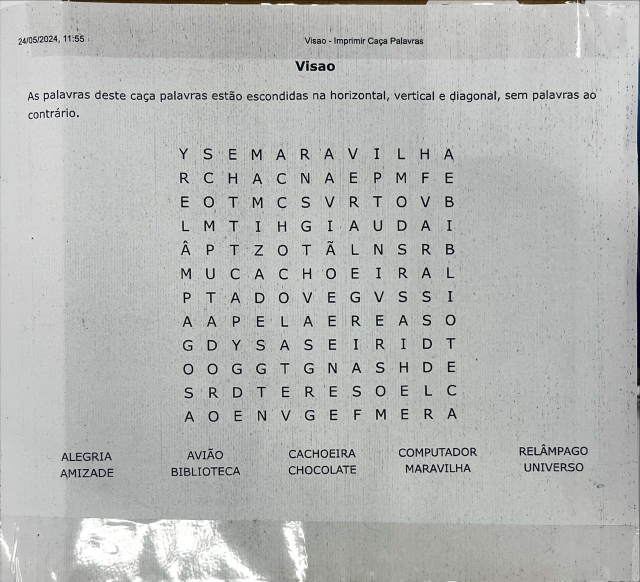
#> input picture img.jpeg, 1280 x 1163 px (shown at 1/2 size)
$ python -i teste_encontra_letras.py   (imports and definitions only)
#> lines starting #> are read from the running program, lines starting #| are printed output that depends on the picture; after the words box and inside, x2 and y2 are one past the last pixel; in counts of white or black regions, pixels touching at a corner belong together
import cv2
import pytesseract #pip install pytesseract e site para baixar a api https://tesseract-ocr.github.io/tessdoc/Installation.html
import numpy as np
import matplotlib.pyplot as plt

pytesseract.pytesseract.tesseract_cmd = r"Caminho da pasta do tesseract ate o arquivo .exe"


# Carregar a imagem usando OpenCV
#image_path = 'img.jpg'

def encontra_letras(img):
#> called with img = 'img.jpeg'
    image = cv2.imread(img)
#> image is the input picture: shape (1163, 1280, 3); mean B, G, R 181.7, 183.3, 180.6

    imagem_saida=image[250:860, 300:1000]
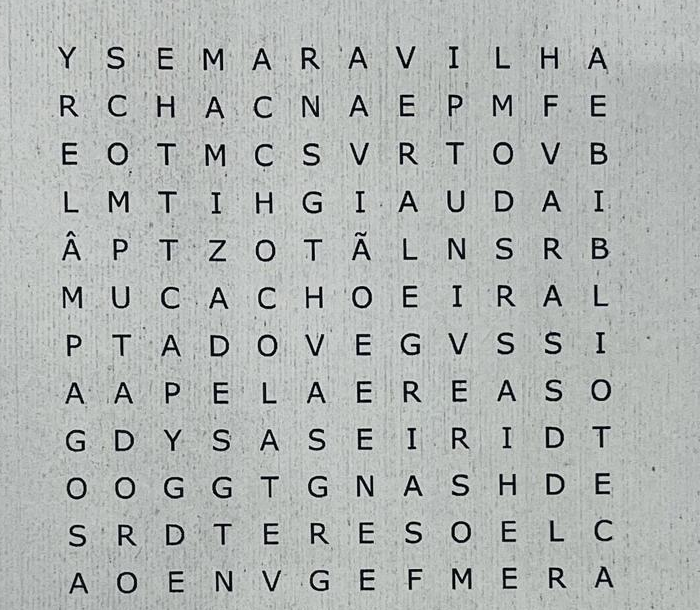
#> imagem_saida: shape (610, 700, 3); mean B, G, R 178.7, 180.5, 176.3
    #imagem_saida=image[200:1040, 100:1200]
    # Converter a imagem para escala de cinza
    gray_image = cv2.cvtColor(image, cv2.COLOR_BGR2GRAY)

    # Aplicar um limiar para binarizar a imagem
    _, binary_image = cv2.threshold(gray_image, 118, 255, cv2.THRESH_BINARY_INV)
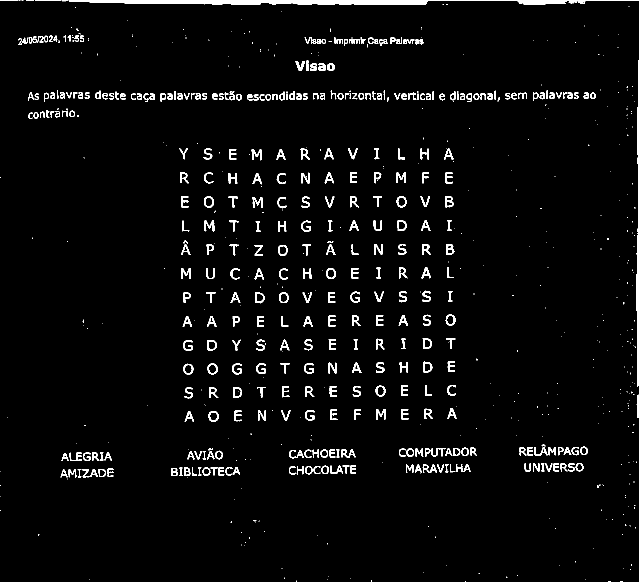
#> binary_image: shape (1163, 1280) (shown at 1/2 size); 3.5% white; 754 white regions (386 under 20 px), largest, box (x1, y1, x2, y2) and area: (138, 0, 1155, 9) 6592, (1273, 2, 1280, 1163) 4073, (409, 441, 429, 463) 216

    kernel = np.ones((1,1), np.uint8)
    morphed_image = cv2.morphologyEx(binary_image, cv2.MORPH_CLOSE, kernel)


    # Selecionar a região das letras conforme a sua necessidade
    letras = morphed_image[250:860, 300:1000]
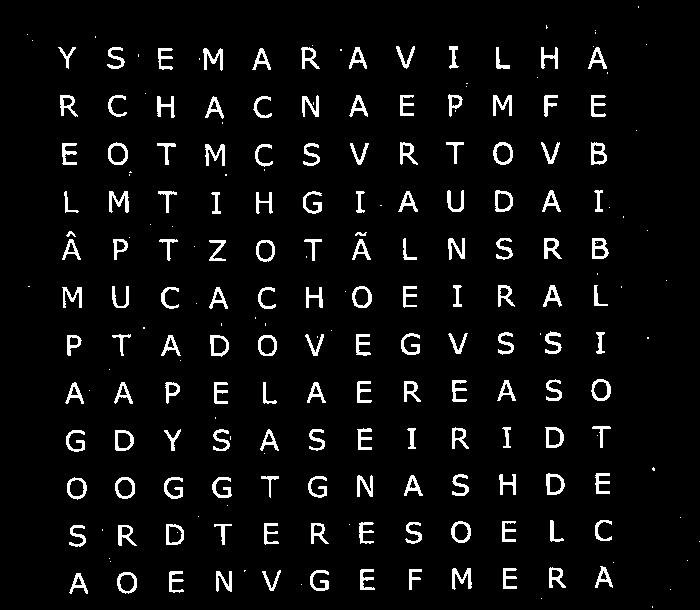
#> letras: shape (610, 700); 5.3% white; 220 white regions (74 under 20 px), largest, box (x1, y1, x2, y2) and area: (109, 191, 129, 213) 216, (203, 48, 223, 71) 211, (205, 144, 225, 166) 210
    #letras = morphed_image[200:1040, 100:1200]

    #plt.imshow(letras,cmap='gray')
    #plt.show()

    # Usar pytesseract para reconhecer texto na região selecionada
    custom_config = r'--oem 3 --psm 6 -c tessedit_char_whitelist=ABCDEFGHIJKLMNOPQRSTUVWXYZ'
#> (the run stopped early here; a loop or call above may not have finished)
